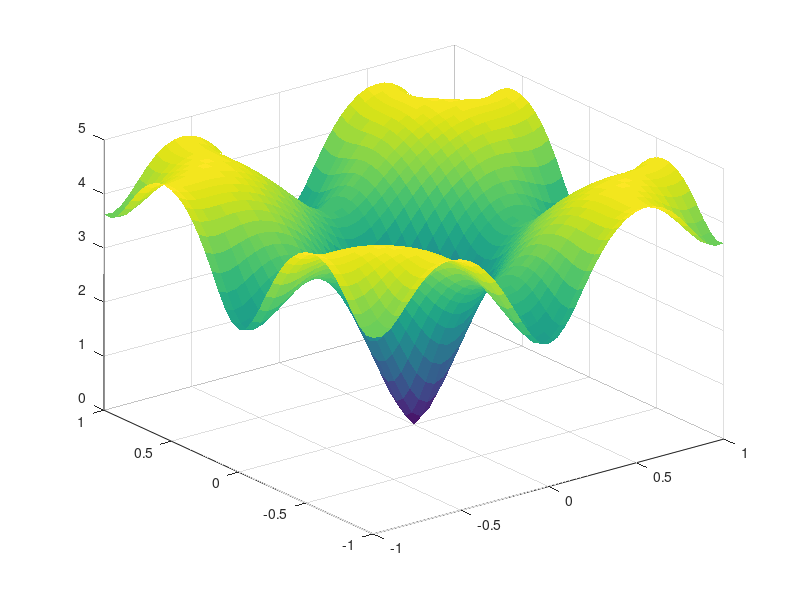

The MATLAB script that drew this image:
function L = Hahn_landscapes()


size_search_space=1;

resolution=20;

[X,Y] = meshgrid(-size_search_space:size_search_space/resolution:size_search_space, -size_search_space:size_search_space/resolution:size_search_space);


for i = 1
    
z=fitness(i,X,Y);

figure(1)
% subplot(6,6,i)
axis([-size_search_space, size_search_space, -size_search_space, size_search_space]);
surf(X,Y,z,'EdgeColor','none')
set(gcf,'color','w');

% view(0,90)



end






function z = fitness(c,x1,x2)


switch c
    case 0
    z=-2*exp(-.01*(x1-5).^2 - .01*(x2-5).^2);    
    case 1
    z=20*(1 - exp(-0.2*sqrt(0.5*(x1.^2 + x2.^2))))- exp(0.5*(cos(2*pi*x1) + cos(2*pi*x2))) + exp(1);
    case 2
    z=(1.5 - x1 + x1.*x2).^2 + (2.25 - x1 + x1.*x2.^2).^2 + (2.625 - x1 + x1.*x2.^3).^2;
    case 3
    z=sin(x1).*exp((1-cos(x2)).^2) + cos(x2).*exp((1-sin(x1)).^2) + (x1-x2).^2;
    case 4
    z=(x1 + 2*x2 - 7).^2 + (2*x1 + x2 - 5).^2;
    case 5
    z=100*(x2 - 0.01*x1.^2 + 1) + 0.01*(x1 + 10).^2;
    case 6
    z=100*x2.^2 + 0.01*abs(x1 + 10);
    case 7
    z=100*sqrt(abs(x2 - 0.01*x1.^2)) + 0.01*abs(x1 + 10);    
    case 8
    z=-((cos(x1).*cos(x2).*exp(abs(1 - sqrt(x1.^2 + x2.^2)/pi))).^2)/30;
    case 9
    z=x1.^2 - 12*x1 + 11 + 10*cos(pi*x1/2) + 8*sin(5*pi*x1/2) - 1/sqrt(5)*exp(-((x2 - 0.5).^2)/2);    
    case 10
    z=(abs(sin(x1).*sin(x2).*exp(abs(100 - sqrt(x1.^2 + x2.^2)/pi))) + 1).^(-0.1);    
    case 11
    z=-0.0001*(abs(sin(x1).*sin(x2).*exp(abs(100 - sqrt(x1.^2 + x2.^2)/pi))) + 1).^(0.1);    
    case 12
    z=-(abs(sin(x1).*sin(x2).*exp(abs(100 - sqrt(x1.^2 + x2.^2)/pi))) + 1).^(-0.1);    
    case 13
    z=0.0001*(abs(sin(x1).*sin(x2).*exp(abs(100 - sqrt(x1.^2 + x2.^2)/pi))) + 1).^(0.1);    
    case 14
    z=(100*(x2 - x1.^3).^2 + (1 - x1).^2);    
    case 15
    z=-cos(x1).*cos(x2).*exp(-((x1-pi).^2 + (x2-pi).^2));
    case 16
    z=-(x2+47).*sin(sqrt(abs(x2+x1/2+47)))-x1.*sin(sqrt(abs(x1-(x2+47))));    
    case 17
    z=(1  + (x1 + x2 + 1).^2.*(19 - 14*x1 +  3*x1.^2 - 14*x2 +  6*x1.*x2 +  3*x2.^2)).*(30 + (2*x1 - 3*x2).^2.*(18 - 32*x1 + 12*x1.^2 + 48*x2 - 36*x1.*x2 + 27*x2.^2));    
    case 18
    z=(x1.^2 + x2.^2)/200 - cos(x1).*cos(x2/sqrt(2)) + 1;    
    case 19
    z=100*((-10*atan2(x2, x1)/2/pi).^2 + (sqrt(x1.^2 + x2.^2) - 1).^2);
    case 20
    z=-abs(sin(x1).*cos(x2).*exp(abs(1 - sqrt(x1.^2 + x2.^2)/pi)));    
    case 21
    z=100*(x2 - x1.^2).^2 + (1 - x1).^2;
    case 22
    z=sin(3*pi*x1).^2 + (x1-1).^2.*(1 + sin(3*pi*x2).^2) + (x2-1).^2.*(1 + sin(2*pi*x2).^2);
    case 23
    z=0.26*(x1.^2 + x2.^2) - 0.48*x1.*x2;
    case 24
    z= sin(x1 + x2) + (x1-x2).^2 - 1.5*x1 + 2.5*x2 + 1;
    case 25
    z = 0.5  + (sin(x1.^2 + x2.^2).^2 - 0.5) ./ (1+0.001*(x1.^2 + x2.^2)).^2;
    case 26
    z=0.5  + (sin(x1.^2 - x2.^2).^2 - 0.5) ./ (1+0.001*(x1.^2 + x2.^2)).^2;
    case 27 
    z=0.5  + (sin(cos(abs(x1.^2 - x2.^2))).^2 - 0.5) ./ (1+0.001*(x1.^2 + x2.^2)).^2;
    case 28 
    z= 0.5  + (cos(sin(abs(x1.^2 - x2.^2))).^2 - 0.5) ./ (1+0.001*(x1.^2 + x2.^2)).^2;
    case 29 
    z=-exp(-(abs(cos(x1).*cos(x2).*exp(abs(1 - sqrt(x1.^2 + x2.^2)/pi)))).^(-1));
    case 30 
    z= x1.^2 + x2.^2 - 10*cos(2*pi*x1) - 10*cos(2*pi*x2) + 20;
    case 31 
    z=(100*(x2 - x1.^2).^2 + (1 - x1).^2);
    case 32 
    z=-x1.*sin(sqrt(abs(x1))) -x2.*sin(sqrt(abs(x2)));
    case 33 
    z=(4 - 2.1*x1.^2 + x1.^4/3).*x1.^2 + x1.*x2 + (4*x2.^2 - 4).*x2.^2;
    case 34 
    z=-4*abs(sin(x1).*cos(x2).*exp(abs(cos((x1.^2 + x2.^2)/200))));
    case 35 
    z=2*x1.^2 - 1.05*x1.^4 + x1.^6/6 + x1.*x2 + x2.^2;
    case 36 
    z=(x1.^2 + x2.^2 - 2*x1).^2 + x1/4;
    otherwise
        disp('derp');
end












%%%%%%%%%%%%%%%%%%%%%%%%%%%%%%%%%

%Gaussian Well %Global minimum: f(x)=-2, x(i)=5, i=1:2

%z=-2*exp(-.01*(x1-5).^2 - .01*(x2-5).^2);

%%%%%%%%%%%%%%%%%%%%%%%%%%%%%%%%%

% Ackley funcion

%z=20*(1 - exp(-0.2*sqrt(0.5*(x1.^2 + x2.^2))))- exp(0.5*(cos(2*pi*x1) + cos(2*pi*x2))) + exp(1);


%%%%%%%%%%%%%%%%%%%%%%%%%%%%%%%%%

% Beale funcion

%z=(1.5 - x1 + x1.*x2).^2 + (2.25 - x1 + x1.*x2.^2).^2 + (2.625 - x1 + x1.*x2.^3).^2;


%%%%%%%%%%%%%%%%%%%%%%%%%%%%%%%%%

% Bird function

%z=sin(x1).*exp((1-cos(x2)).^2) + cos(x2).*exp((1-sin(x1)).^2) + (x1-x2).^2;


%%%%%%%%%%%%%%%%%%%%%%%%%%%%%%%%%

% Booth function

%z=(x1 + 2*x2 - 7).^2 + (2*x1 + x2 - 5).^2;


%%%%%%%%%%%%%%%%%%%%%%%%%%%%%%%%%

% Bukin function #2

%z=100*(x2 - 0.01*x1.^2 + 1) + 0.01*(x1 + 10).^2;


%%%%%%%%%%%%%%%%%%%%%%%%%%%%%%%%%

% Bukin function #4


%z=100*x2.^2 + 0.01*abs(x1 + 10);


%%%%%%%%%%%%%%%%%%%%%%%%%%%%%%%%%


% Bukin function #6

%z=100*sqrt(abs(x2 - 0.01*x1.^2)) + 0.01*abs(x1 + 10);


%%%%%%%%%%%%%%%%%%%%%%%%%%%%%%%%%


% Carrom table function

%z=-((cos(x1).*cos(x2).*exp(abs(1 - sqrt(x1.^2 + x2.^2)/pi))).^2)/30;

%%%%%%%%%%%%%%%%%%%%%%%%%%%%%%%%%

% Chichinad%ze function


%z=x1.^2 - 12*x1 + 11 + 10*cos(pi*x1/2) + 8*sin(5*pi*x1/2) - 1/sqrt(5)*exp(-((x2 - 0.5).^2)/2);



%%%%%%%%%%%%%%%%%%%%%%%%%%%%%%%%%

% Cross function

%z=(abs(sin(x1).*sin(x2).*exp(abs(100 - sqrt(x1.^2 + x2.^2)/pi))) + 1).^(-0.1);


%%%%%%%%%%%%%%%%%%%%%%%%%%%%%%%%%

% Cross-in-tray function

%z=-0.0001*(abs(sin(x1).*sin(x2).*exp(abs(100 - sqrt(x1.^2 + x2.^2)/pi))) + 1).^(0.1);

%%%%%%%%%%%%%%%%%%%%%%%%%%%%%%%%%

% Cross-leg table function

%z=-(abs(sin(x1).*sin(x2).*exp(abs(100 - sqrt(x1.^2 + x2.^2)/pi))) + 1).^(-0.1);


%%%%%%%%%%%%%%%%%%%%%%%%%%%%%%%%%

% Crowned cross function

%z=0.0001*(abs(sin(x1).*sin(x2).*exp(abs(100 - sqrt(x1.^2 + x2.^2)/pi))) + 1).^(0.1);


%%%%%%%%%%%%%%%%%%%%%%%%%%%%%%%%%

% Extended cube function


%z=sum(  100*(x2 - x1.^3).^2 + (1 - x1).^2, 1);


%%%%%%%%%%%%%%%%%%%%%%%%%%%%%%%%%

% Easom function


%z=-cos(x1).*cos(x2).*exp(-((x1-pi).^2 + (x2-pi).^2));



%%%%%%%%%%%%%%%%%%%%%%%%%%%%%%%%%

% Generalized egg holder function


%z=-(x2+47).*sin(sqrt(abs(x2+x1/2+47)))-x1.*sin(sqrt(abs(x1-(x2+47))));


%%%%%%%%%%%%%%%%%%%%%%%%%%%%%%%%%



% Goldstein-Price function


%z=(1  + (x1 + x2 + 1).^2.*(19 - 14*x1 +  3*x1.^2 - 14*x2 +  6*x1.*x2 +  3*x2.^2)).*(30 + (2*x1 - 3*x2).^2.*(18 - 32*x1 + 12*x1.^2 + 48*x2 - 36*x1.*x2 + 27*x2.^2));



%%%%%%%%%%%%%%%%%%%%%%%%%%%%%%%%%


% Griewank funcion


%z=(x1.^2 + x2.^2)/200 - cos(x1).*cos(x2/sqrt(2)) + 1;


%%%%%%%%%%%%%%%%%%%%%%%%%%%%%%%%%


% Helical valley function


%z=100*((-10*atan2(x2, x1)/2/pi).^2 + (sqrt(x1.^2 + x2.^2) - 1).^2);


%%%%%%%%%%%%%%%%%%%%%%%%%%%%%%%%%

% Holder table function


%z=-abs(sin(x1).*cos(x2).*exp(abs(1 - sqrt(x1.^2 + x2.^2)/pi)));



%%%%%%%%%%%%%%%%%%%%%%%%%%%%%%%%%

% Leon funcion


%z=100*(x2 - x1.^2).^2 + (1 - x1).^2;


%%%%%%%%%%%%%%%%%%%%%%%%%%%%%%%%%


% Levi function, #13


%z=sin(3*pi*x1).^2 + (x1-1).^2.*(1 + sin(3*pi*x2).^2) + (x2-1).^2.*(1 + sin(2*pi*x2).^2);



%%%%%%%%%%%%%%%%%%%%%%%%%%%%%%%%%


% Matyas function


%z=0.26*(x1.^2 + x2.^2) - 0.48*x1.*x2;


%%%%%%%%%%%%%%%%%%%%%%%%%%%%%%%%%


% McCormick function


%z= sin(x1 + x2) + (x1-x2).^2 - 1.5*x1 + 2.5*x2 + 1;


%%%%%%%%%%%%%%%%%%%%%%%%%%%%%%%%%

% Modified Schaffer function, #1


%compute pythagorean sum only once
%x12x22 = x1.^2 + x2.^2;

% output function value
%z = 0.5  + (sin(x12x22).^2 - 0.5) ./ (1+0.001*x12x22).^2;



%%%%%%%%%%%%%%%%%%%%%%%%%%%%%%%%%


% Modified Schaffer function, #2


%z=0.5  + (sin(x1.^2 - x2.^2).^2 - 0.5) ./ (1+0.001*(x1.^2 + x2.^2)).^2;


%%%%%%%%%%%%%%%%%%%%%%%%%%%%%%%%%


% Modified Schaffer function, #3


%z=0.5  + (sin(cos(abs(x1.^2 - x2.^2))).^2 - 0.5) ./ (1+0.001*(x1.^2 + x2.^2)).^2;



%%%%%%%%%%%%%%%%%%%%%%%%%%%%%%%%%


% Modified Schaffer function, #4


%z= 0.5  + (cos(sin(abs(x1.^2 - x2.^2))).^2 - 0.5) ./ (1+0.001*(x1.^2 + x2.^2)).^2;


%%%%%%%%%%%%%%%%%%%%%%%%%%%%%%%%%

% Pen holder function


%z=-exp(-(abs(cos(x1).*cos(x2).*exp(abs(1 - sqrt(x1.^2 + x2.^2)/pi)))).^(-1));


%%%%%%%%%%%%%%%%%%%%%%%%%%%%%%%%%



% Rastrigin function


%z= x1.^2 + x2.^2 - 10*cos(2*pi*x1) - 10*cos(2*pi*x2) + 20;



%%%%%%%%%%%%%%%%%%%%%%%%%%%%%%%%%



% Extended Rosenbruck's Banana-function


%z=sum(100*(x2 - x1.^2).^2 + (1 - x1).^2, 1);


%%%%%%%%%%%%%%%%%%%%%%%%%%%%%%%%%


% Schweffel function

%z=-x1.*sin(sqrt(abs(x1))) -x2.*sin(sqrt(abs(x2)));


%%%%%%%%%%%%%%%%%%%%%%%%%%%%%%%%%

% Six hump camel back function

%z=(4 - 2.1*x1.^2 + x1.^4/3).*x1.^2 + x1.*x2 + (4*x2.^2 - 4).*x2.^2;


%%%%%%%%%%%%%%%%%%%%%%%%%%%%%%%%%

% Testtube holder function


%z=-4*abs(sin(x1).*cos(x2).*exp(abs(cos((x1.^2 + x2.^2)/200))));


%%%%%%%%%%%%%%%%%%%%%%%%%%%%%%%%%


% Three hump camel back function



%z=2*x1.^2 - 1.05*x1.^4 + x1.^6/6 + x1.*x2 + x2.^2;



%%%%%%%%%%%%%%%%%%%%%%%%%%%%%%%%%


% %zettle function

%z=(x1.^2 + x2.^2 - 2*x1).^2 + x1/4;





















%z=(-x(:,1).*sin(sqrt(abs(x(:,1))))-x(:,2).*sin(sqrt(abs(x(:,2))))).*(abs(x(:,1))<500).*(abs(x(:,2))<500);





%z=sum(x'.^2);




%z=20+x(1,:).^2-10.*cos(2.*pi.*x(1,:))+x(2,:).^2-10.*cos(2.*pi.*x(2,:));

%z=-2*exp(-.01*(x(1)-5).^2 - .01*(x(2)-5).^2); 

%z=20*(1 - exp(-0.2*sqrt(0.5*(x(1).^2 + x(2).^2))))- exp(0.5*(cos(2*pi*x(1)) + cos(2*pi*x(2)))) + exp(1);










